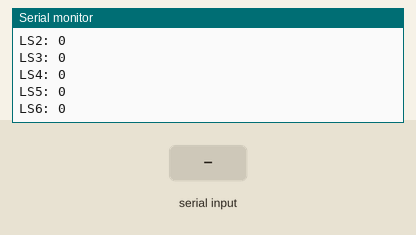
Simulated run of this sketch. Board: Arduino Uno, built with avr-gcc and run on an emulated ATmega328P. Parts: the last lines printed to the serial monitor. The inputs (shaded band) are chosen by the test bench.

Above: at 2.2 s.
2.3 s: "home" received over Serial
At 4.15 s:
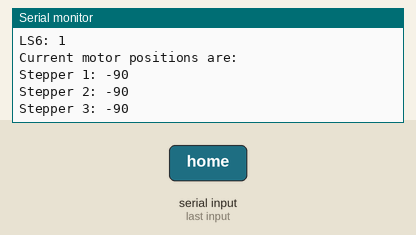
5.3 s: "home,1\n" received over Serial
8.3 s: "home,150\n" received over Serial
11.3 s: "zero" received over Serial
At 13.05 s:
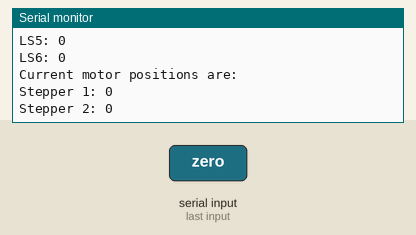
14.3 s: "print pos" received over Serial
17.3 s: "home" received over Serial
Timing chart, 0 to 20.3 s (numbered marks = the images above; inputs shaded):
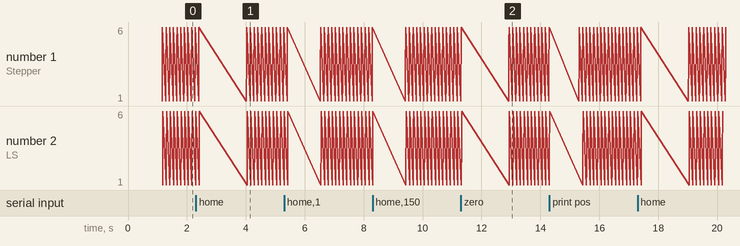

The sketch:

Teensy_Robot_Arm_UI_Test.ino
```cpp
#define inputSize 48            //Maximum size of the gcode serial input string

bool LS1 = 0;
bool LS2 = 0;
bool LS3 = 0;
bool LS4 = 0;
bool LS5 = 0;
bool LS6 = 0;

int pos1 = 0;
int pos2 = 0;
int pos3 = 0;
int pos4 = 0;
int pos5 = 0;
int pos6 = 0;
int pos7 = 0;

int accel1 = 10;
int accel2 = 0;
int accel3 = 0;
int accel4 = 0;
int accel5 = 0;
int accel6 = 0;

int vel1 = 0;
int vel2 = 0;
int vel3 = 0;
int vel4 = 0;
int vel5 = 0;
int vel6 = 0;

int minAngle1 = 0;
int minAngle2 = 0;
int minAngle3 = 0;
int minAngle4 = 0;
int minAngle5 = 0;
int minAngle6 = 0;

int maxAngle1 = 0;
int maxAngle2 = 0;
int maxAngle3 = 0;
int maxAngle4 = 0;
int maxAngle5 = 0;
int maxAngle6 = 0;

char input[inputSize+1];

void setup(){
  Serial.begin(57600);
  delay(1000);
  Serial.println("Move?");

  Serial.println("Current Acccelerations are: ");
      Serial.print("Accel 1: "); Serial.println(accel1);
      Serial.print("Accel 2: "); Serial.println(accel2);
      Serial.print("Accel 3: "); Serial.println(accel3);
      Serial.print("Accel 4: "); Serial.println(accel4);
      Serial.print("Accel 5: "); Serial.println(accel5);
      Serial.print("Accel 6: "); Serial.println(accel6);

  Serial.println("Current Velocities are: ");
      Serial.print("Ve1 l: "); Serial.println(vel1);
      Serial.print("Vel 2: "); Serial.println(vel2);
      Serial.print("Vel 3: "); Serial.println(vel3);
      Serial.print("Vel 4: "); Serial.println(vel4);
      Serial.print("Vel 5: "); Serial.println(vel5);
      Serial.print("Vel 6: "); Serial.println(vel6);

  Serial.println("Current Min Angles are: ");
      Serial.print("Min 1: "); Serial.println(minAngle1);
      Serial.print("Min 2: "); Serial.println(minAngle2);
      Serial.print("Min 3: "); Serial.println(minAngle3);
      Serial.print("Min 4: "); Serial.println(minAngle4);
      Serial.print("Min 5: "); Serial.println(minAngle5);
      Serial.print("Min 6: "); Serial.println(minAngle6);

  Serial.println("Current Max Angles are: ");
      Serial.print("Max 1: "); Serial.println(maxAngle1);
      Serial.print("Max 2: "); Serial.println(maxAngle2);
      Serial.print("Max 3: "); Serial.println(maxAngle3);
      Serial.print("Max 4: "); Serial.println(maxAngle4);
      Serial.print("Max 5: "); Serial.println(maxAngle5);
      Serial.print("Max 6: "); Serial.println(maxAngle6);
}

void loop(){
  if(Serial.available()){
    getSerial();
    Serial.println("Move?");
  }
  delay(100);

  Serial.println("Current motor positions are: ");
      Serial.print("Stepper 1: "); Serial.println(pos1);
      Serial.print("Stepper 2: "); Serial.println(pos2);
      Serial.print("Stepper 3: "); Serial.println(pos3);
      Serial.print("Stepper 4: "); Serial.println(pos4);
      Serial.print("Stepper 5: "); Serial.println(pos5);
      Serial.print("Stepper 6: "); Serial.println(pos6);
      Serial.print("Gripper 7: "); Serial.println(pos7);

  Serial.println("Current LS statuses are: ");
      Serial.print("LS1: "); Serial.println(LS1);
      Serial.print("LS2: "); Serial.println(LS2);
      Serial.print("LS3: "); Serial.println(LS3);
      Serial.print("LS4: "); Serial.println(LS4);
      Serial.print("LS5: "); Serial.println(LS5);
      Serial.print("LS6: "); Serial.println(LS6);

}


void getSerial(){
  //Read in serial data
  byte size = Serial.readBytes(input, inputSize);   //in format: 1:10.2:20.3:30.4:40.5:50.6:60 (J1 to 10, J2 to 20, etc)
  input[size] = 0;

  //split serial data by axis
  char* command = strtok(input, ".");

  //if recieve "home" with or without newline char, run the homing function
  if (strcmp(command, "home\n") == 0 || strcmp(command, "home") == 0){

    delay(500);
    pos1 = -90; pos2 = -90; pos3 = -90; pos4 = -90; pos5 = -90; pos6 = -90;
    LS1 = 1; LS2 = 1; LS3 = 1; LS4 = 1; LS5 = 1; LS6 = 1;
  }

  //if recieve "print pos" with or without newline char, run the homing function
  if (strcmp(command, "print pos\n") == 0 || strcmp(command, "print pos") == 0){

      Serial.println("Current motor positions are: ");
      Serial.print("Stepper 1: "); Serial.println(pos1);
      Serial.print("Stepper 2: "); Serial.println(pos2);
      Serial.print("Stepper 3: "); Serial.println(pos3);
      Serial.print("Stepper 4: "); Serial.println(pos4);
      Serial.print("Stepper 5: "); Serial.println(pos5);
      Serial.print("Stepper 6: "); Serial.println(pos6);
      Serial.print("Gripper 7: "); Serial.println(pos7);
  }

  //if recieve "zero" with or without newline char, move each joint to zero
  if (strcmp(command, "zero\n") == 0 || strcmp(command, "zero") == 0){
    delay(500);
    pos1 = 0; pos2 = 0; pos3 = 0; pos4 = 0; pos5 = 0; pos6 = 0; pos7 = 0;
    LS1 = 0; LS2 = 0; LS3 = 0; LS4 = 0; LS5 = 0; LS6 = 0;
  }

  //if recieve "LS status" with or without newline char, move each joint to zero
  if (strcmp(command, "LS status\n") == 0 || strcmp(command, "LS status") == 0){

      Serial.println("Current LS statuses are: ");
      Serial.print("LS1: "); Serial.println(LS1);
      Serial.print("LS2: "); Serial.println(LS2);
      Serial.print("LS3: "); Serial.println(LS3);
      Serial.print("LS4: "); Serial.println(LS4);
      Serial.print("LS5: "); Serial.println(LS5);
      Serial.print("LS6: "); Serial.println(LS6);

  }

  //loop through the command to each axis
  while (command != 0){

      // Split the command into the axis number and position commanded
      char* separator = strchr(command, ':');

      if (separator != 0){

          // Actually split the string in 2: replace ':' with 0
          *separator = 0;
          String servoId = command;
          ++separator;
          int position = atoi(separator);

          // Print out what was commanded with servoId and position
          Serial.print("\nServo ID: ");
          Serial.println(servoId);
          Serial.print("Target Position (deg): ");
          Serial.println(position);

          // Call function to check that positions are valid and set the position to move to
          if (servoId == "1"){ pos1 = position; LS1 = 0; }
          if (servoId == "2"){ pos2 = position; LS2 = 0; }
          if (servoId == "3"){ pos3 = position; LS3 = 0; }
          if (servoId == "4"){ pos4 = position; LS4 = 0; }
          if (servoId == "5"){ pos5 = position; LS5 = 0; }
          if (servoId == "6"){ pos6 = position; LS6 = 0; }
          if (servoId == "7"){ pos7 = position; }
          if (servoId == "A1"){ accel1 = position; Serial.print("Accel 1: "); Serial.println(accel1); }
          if (servoId == "A2"){ accel2 = position; Serial.print("Accel 2: "); Serial.println(accel2); }
          if (servoId == "A3"){ accel3 = position; Serial.print("Accel 3: "); Serial.println(accel3); }
          if (servoId == "A4"){ accel4 = position; Serial.print("Accel 4: "); Serial.println(accel4); }
          if (servoId == "A5"){ accel5 = position; Serial.print("Accel 5: "); Serial.println(accel5); }
          if (servoId == "A6"){ accel6 = position; Serial.print("Accel 6: "); Serial.println(accel6); }
          if (servoId == "V1"){ vel1 = position; Serial.print("Vel 1: "); Serial.println(vel1); }
          if (servoId == "V2"){ vel2 = position; Serial.print("Vel 2: "); Serial.println(vel2); }
          if (servoId == "V3"){ vel3 = position; Serial.print("Vel 3: "); Serial.println(vel3); }
          if (servoId == "V4"){ vel4 = position; Serial.print("Vel 4: "); Serial.println(vel4); }
          if (servoId == "V5"){ vel5 = position; Serial.print("Vel 5: "); Serial.println(vel5); }
          if (servoId == "V6"){ vel6 = position; Serial.print("Vel 6: "); Serial.println(vel6); }
          if (servoId == "m1"){ minAngle1 = position; Serial.print("Min 1: "); Serial.println(minAngle1); }
          if (servoId == "m2"){ minAngle2 = position; Serial.print("Min 2: "); Serial.println(minAngle2); }
          if (servoId == "m3"){ minAngle3 = position; Serial.print("Min 3: "); Serial.println(minAngle3); }
          if (servoId == "m4"){ minAngle4 = position; Serial.print("Min 4: "); Serial.println(minAngle4); }
          if (servoId == "m5"){ minAngle5 = position; Serial.print("Min 5: "); Serial.println(minAngle5); }
          if (servoId == "m6"){ minAngle6 = position; Serial.print("Min 6: "); Serial.println(minAngle6); }
          if (servoId == "M1"){ maxAngle1 = position; Serial.print("Max 1: "); Serial.println(maxAngle1); }
          if (servoId == "M2"){ maxAngle2 = position; Serial.print("Max 2: "); Serial.println(maxAngle2); }
          if (servoId == "M3"){ maxAngle3 = position; Serial.print("Max 3: "); Serial.println(maxAngle3); }
          if (servoId == "M4"){ maxAngle4 = position; Serial.print("Max 4: "); Serial.println(maxAngle4); }
          if (servoId == "M5"){ maxAngle5 = position; Serial.print("Max 5: "); Serial.println(maxAngle5); }
          if (servoId == "M6"){ maxAngle6 = position; Serial.print("Max 6: "); Serial.println(maxAngle6); }

      }
      // Find the next command in input string
      command = strtok(0, ".");
  }
}
```

Measured:
- after the input at 2.3 s, the serial monitor: prints a new line after 1.7 s (image 1)
- after the input at 11.3 s, the serial monitor: prints a new line after 1.6 s (image 2)
